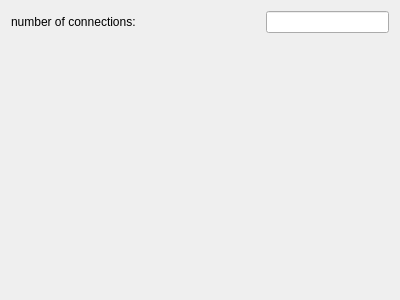
<?xml version="1.0" encoding="UTF-8"?>
<ui version="4.0">
 <class>MonitorPanelWidget</class>
 <widget class="QWidget" name="MonitorPanelWidget">
  <property name="geometry">
   <rect>
    <x>0</x>
    <y>0</y>
    <width>400</width>
    <height>300</height>
   </rect>
  </property>
  <property name="windowTitle">
   <string>Form</string>
  </property>
  <layout class="QHBoxLayout" name="horizontalLayout">
   <item>
    <layout class="QVBoxLayout" name="verticalLayout">
     <item>
      <layout class="QHBoxLayout" name="horizontalLayout_2">
       <item>
        <widget class="QLabel" name="label">
         <property name="text">
          <string>number of connections:</string>
         </property>
        </widget>
       </item>
       <item>
        <spacer name="horizontalSpacer">
         <property name="orientation">
          <enum>Qt::Horizontal</enum>
         </property>
         <property name="sizeHint" stdset="0">
          <size>
           <width>40</width>
           <height>20</height>
          </size>
         </property>
        </spacer>
       </item>
       <item>
        <widget class="QLineEdit" name="numberOfConnectionsEdit_">
         <property name="readOnly">
          <bool>true</bool>
         </property>
        </widget>
       </item>
      </layout>
     </item>
     <item>
      <spacer name="verticalSpacer">
       <property name="orientation">
        <enum>Qt::Vertical</enum>
       </property>
       <property name="sizeHint" stdset="0">
        <size>
         <width>20</width>
         <height>40</height>
        </size>
       </property>
      </spacer>
     </item>
    </layout>
   </item>
  </layout>
 </widget>
 <resources/>
 <connections/>
</ui>
